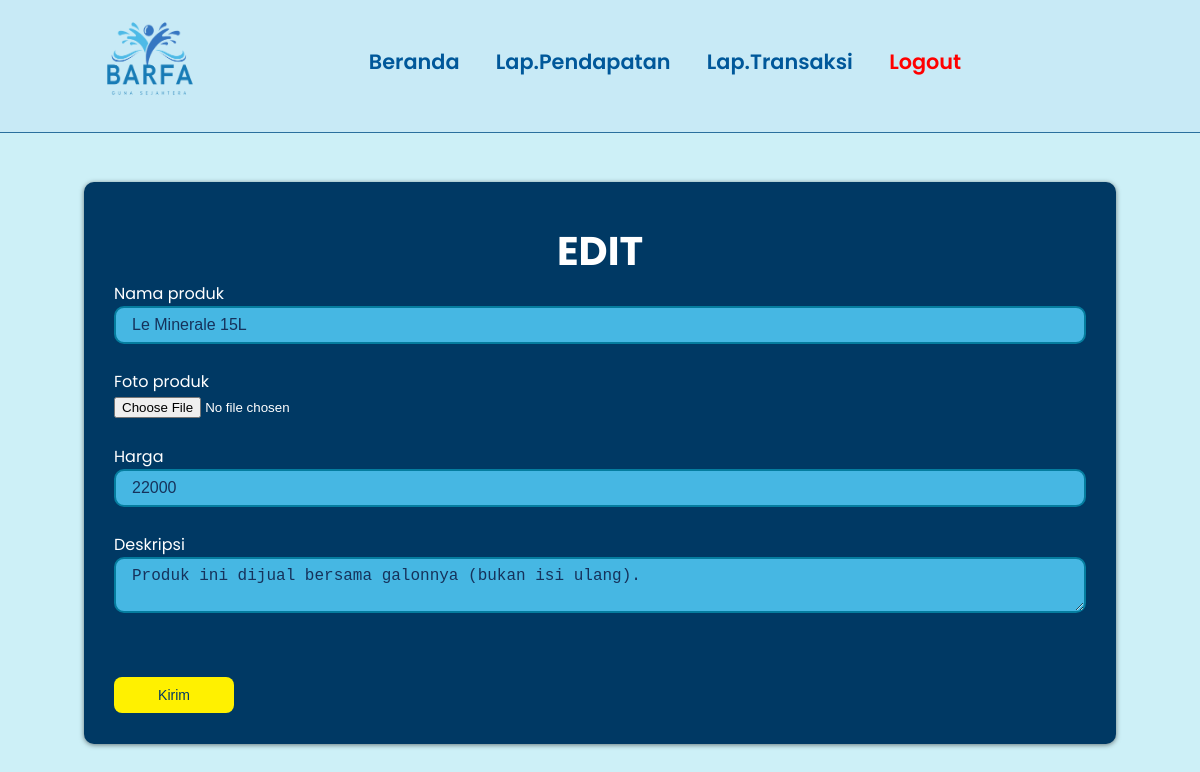
The app's page /admin/edit.php?id_produk=1 (signed in), older data.
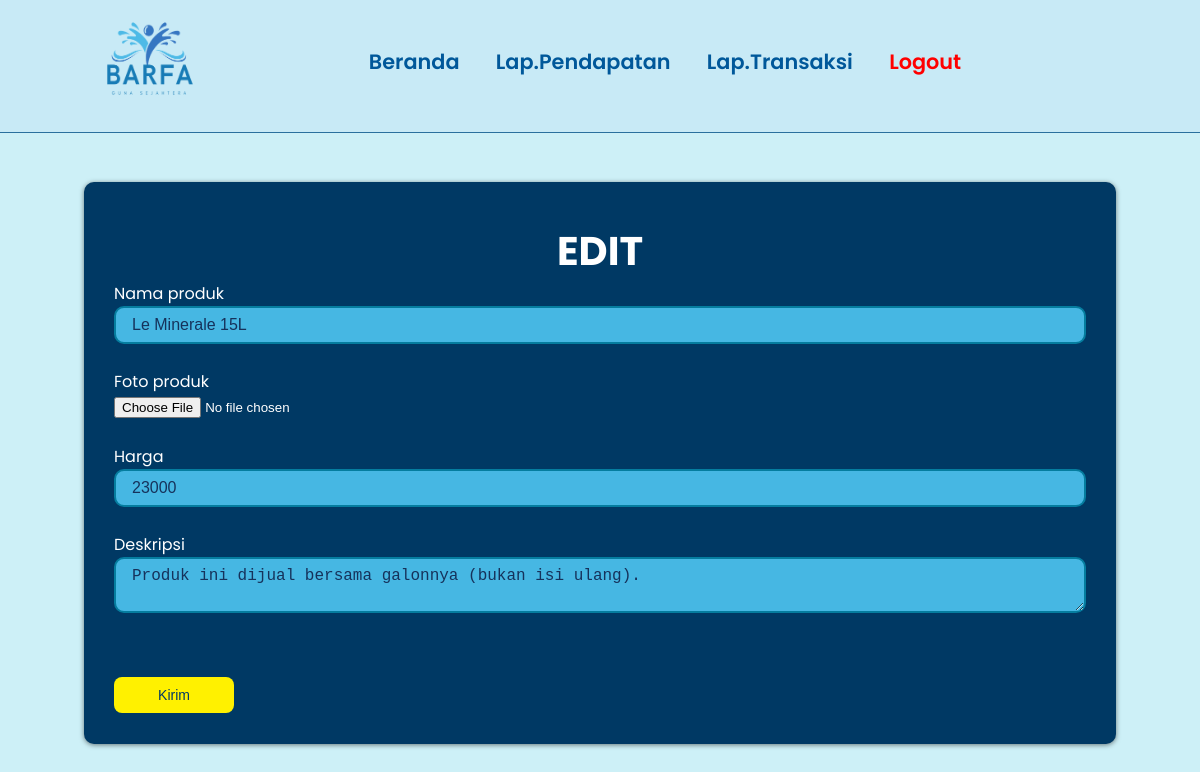
The same page, newer data.
### tables this page shows
CREATE TABLE `product` (
  `id_produk` int(11) NOT NULL,
  `nama_produk` varchar(20) NOT NULL,
  `harga` float NOT NULL,
  `stok` float NOT NULL,
  `gambar` varchar(15) NOT NULL,
  `deskripsi` varchar(200) NOT NULL
);

### admin/edit.php (the view, shortened to what this page needs)
<?php
  include '../koneksi.php';
  $id_produk = $_GET['id_produk'];
  $query = mysqli_query($connect, "SELECT * FROM product WHERE id_produk=$id_produk");
  $data = mysqli_fetch_array($query);
?>
<!DOCTYPE html>
<html lang="en">
<head>
</head>
<body>
  <nav class="navbar">
    <a class="navbar-brand" href="#">
        <img src="../img/logo_barfa.png" alt="logo" width="130" height="80" />
    </a>
    <div class="navbar-nav">
      <a href="produk.php">Beranda</a>
      <a href="pendapatan.php">Lap.Pendapatan</a>
      <a href="transaksi.php">Lap.Transaksi</a>
      <a href="logout.php" style="color: red;">Logout</a>
    </div>
  </nav>
  <section class="page-keranjang">
    <div class="container">
    <div class="container">
        <div class="breadcrumb">
        <h2 style="text-align: center; padding-top: 1.5rem; font-size: 2.5rem;">EDIT</h2>
            <div class="card-body">
                <form action="prosesedit.php" method="POST">
                    <label style="margin-top: 1rem"; for="nama_produk">Nama produk</label><br>
                    <input type="text" id="nama_produk" name="nama_produk" value= "<?php echo $data['nama_produk'] ?>"><br><br>
                    <label for="gambar">Foto produk</label><br>
                    <input type="file" id="gambar" name="gambar" value= "<?php echo $data['gambar'] ?>"><br><br>
                    <label for="harga">Harga</label><br>
                    <input type="text" id="harga" name="harga" value= "<?php echo $data['harga'] ?>"><br><br>
                    <label for="deskripsi">Deskripsi</label><br>
                    <textarea name="deskripsi"><?php echo $data['deskripsi'] ?></textarea><br><br>
                    <input type="submit" value="Kirim">
                </form>
            </div>
        </div>
    </div>
  </section>
</body>
</html>

Row changes from the older to the newer data that the page shows:
changed product "Le Minerale 15L": harga "22000" → "23000"
